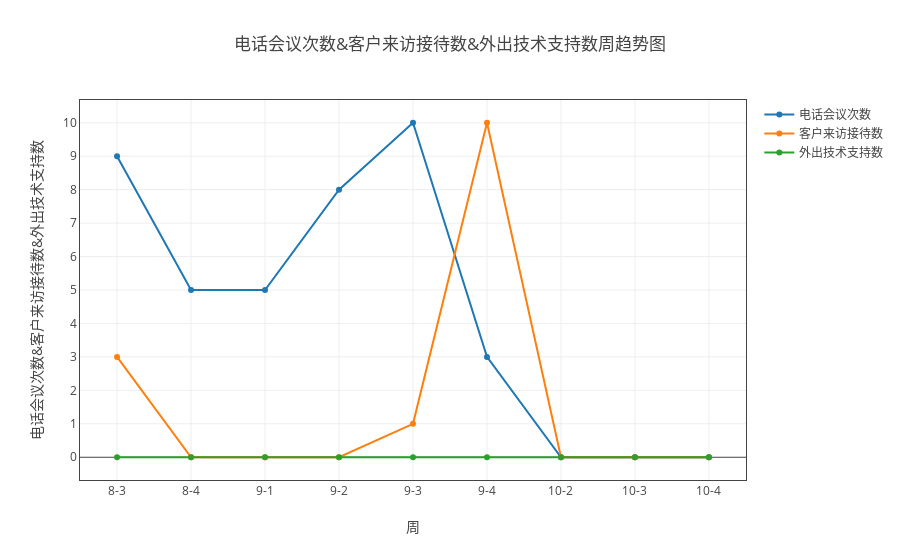

Write notebook code for a chart like this one.
### Markdown cell above
#### 电话会议次数、软著撰写完成数、专利撰写完成数、外出技术支持数、客户来访接待数和文章数

### Code cell
ss=myModule.format(all_dict ,"日期" ,['电话会议次数', '外出技术支持数', '客户来访接待数'])
tt = myModule.myPlot(myModule.sort_by_index(ss.groupby('sum')))
tt.plot('line')

### Figure 1 — Plotly figure (JSON) as saved in the notebook; plotly's stock layout.template omitted (floating-point values rounded to 4 significant figures)
{"data": [{"name": "电话会议次数", "type": "scatter", "uid": "3d52a48a-dbfd-11e8-8ddb-a41f72875c19", "x": ["8-3", "8-4", "9-1", "9-2", "9-3", "9-4", "10-2", "10-3", "10-4"], "y": [9, 5, 5, 8, 10, 3, 0, 0, 0]}, {"name": "客户来访接待数", "type": "scatter", "uid": "3d52a48b-dbfd-11e8-8ddb-a41f72875c19", "x": ["8-3", "8-4", "9-1", "9-2", "9-3", "9-4", "10-2", "10-3", "10-4"], "y": [3, 0, 0, 0, 1, 10, 0, 0, 0]}, {"name": "外出技术支持数", "type": "scatter", "uid": "3d52a48c-dbfd-11e8-8ddb-a41f72875c19", "x": ["8-3", "8-4", "9-1", "9-2", "9-3", "9-4", "10-2", "10-3", "10-4"], "y": [0, 0, 0, 0, 0, 0, 0, 0, 0]}], "layout": {"title": "电话会议次数&客户来访接待数&外出技术支持数周趋势图", "xaxis": {"mirror": "all", "nticks": 20, "showgrid": true, "showline": true, "title": "周", "type": "category", "zeroline": true}, "yaxis": {"mirror": "all", "nticks": 20, "showgrid": true, "showline": true, "title": "电话会议次数&客户来访接待数&外出技术支持数", "zeroline": true}}}
